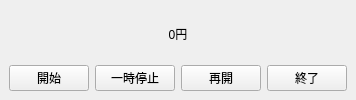
<?xml version="1.0" encoding="UTF-8"?>
<ui version="4.0">
 <class>CountDisplayWindow</class>
 <widget class="QMainWindow" name="CountDisplayWindow">
  <property name="windowTitle"><string>カウント表示</string></property>
  <widget class="QWidget" name="centralwidget">
   <layout class="QVBoxLayout" name="mainLayout">
    <item><widget class="QLabel" name="costLabel"><property name="text"><string>0円</string></property><property name="alignment"><set>Qt::AlignmentFlag::AlignCenter</set></property></widget></item>
    <item><layout class="QHBoxLayout" name="buttonLayout"><item><widget class="QPushButton" name="startButton"><property name="text"><string>開始</string></property></widget></item><item><widget class="QPushButton" name="pauseButton"><property name="text"><string>一時停止</string></property></widget></item><item><widget class="QPushButton" name="resumeButton"><property name="text"><string>再開</string></property></widget></item><item><widget class="QPushButton" name="finishButton"><property name="text"><string>終了</string></property></widget></item></layout></item>
   </layout>
  </widget>
 </widget>
 <resources/>
 <connections/>
</ui>
